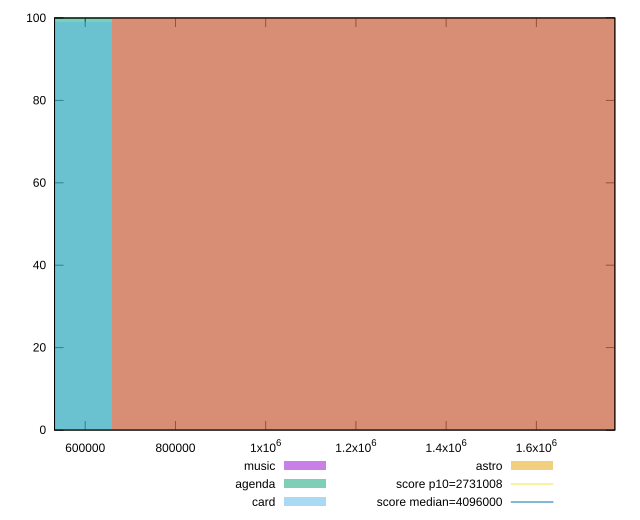

This chart was generated by the following gnuplot code:
reset

$music <<EOF
1318240.0532312065 100
EOF

$agenda <<EOF
0 100
EOF

$card <<EOF
0 99
EOF

$astro <<EOF
1318240.0532312065 100
EOF

set key outside below
set boxwidth 1318240.0532312065
set xrange [532009:1773848]
set yrange [0:100]
set trange [0:100]
set style fill transparent solid 0.5 noborder

set parametric
set terminal svg size 640, 520 enhanced background rgb 'white'
set output "reports/report_00030_2021-02-24T20-42-31.540Z/total-byte-weight/comparison/histogram/all_raw.svg"

plot $music title "music" with boxes, \
     $agenda title "agenda" with boxes, \
     $card title "card" with boxes, \
     $astro title "astro" with boxes, \
     2731008,t title "score p10=2731008", \
     4096000,t title "score median=4096000"

reset
